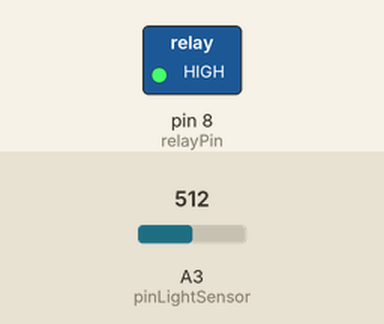
This sketch was run on a simulated Arduino Uno, built with avr-gcc and run on an emulated ATmega328P. Parts: switched loads named in the sketch (green lamp = pin HIGH). Inputs (shaded band) come from the test bench; at power-on: A3 (pinLightSensor) = 512.

Above: at 1.2 s.
1.3 s: A3 (pinLightSensor) set to 413
2.8 s: A3 (pinLightSensor) set to 391
At 4.0 s:
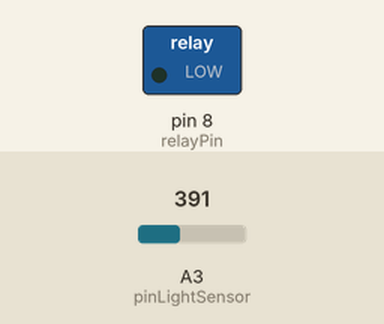
4.3 s: A3 (pinLightSensor) set to 410
At 5.5 s:
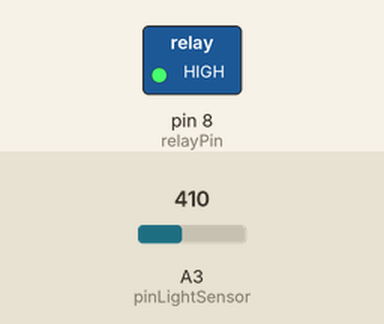
5.8 s: A3 (pinLightSensor) set to 390
At 6.5 s:
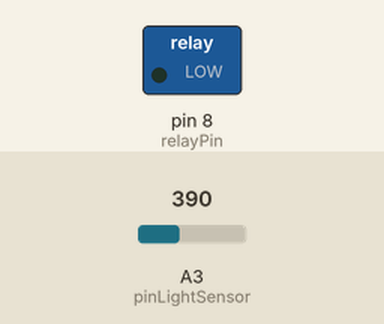
Timing chart, 0 to 8.3 s (numbered marks = the images above; inputs shaded):
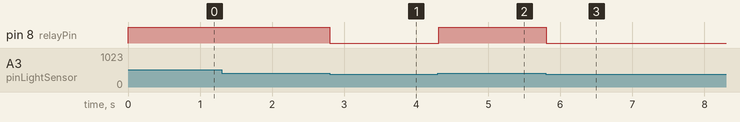

The sketch:

relayTest.ino
```cpp
// This program tests the Grove relay with a Grove Light Sensor
// If the light sensor reading is above the threshold, the relay is turned ON(closed)
// If the light sensor reading is below the threshold, the relay is turned OFF(opened)

// Define the pins to which the sensor and relay are attached.
const int pinLightSensor = A3;
const int relayPin =  8;

// Defines the light-sensor threshold value( we obtained this value while testing the light sensor)
int thresholdvalue = 400;

void setup()
{
    // Configure the relay's pin for output signals.
    pinMode(relayPin, OUTPUT);
}

void loop()
{
    // Read the value of the light sensor.
    int sensorValue = analogRead(pinLightSensor);

    // Activate the realy if the sensor value is above threshold
    if (sensorValue > thresholdvalue)
    {
        digitalWrite(relayPin, HIGH);
    }
    else
    {
        digitalWrite(relayPin, LOW);
    }
    delay(10);
}
```

Measured:
- the behaviour switches between 401 and 400 on A3 (pinLightSensor) (found by bisection; images 0 and 1)
- after the input at 1.3 s, every drawn part: stays the same
- after the input at 2.8 s, pin 8 (relayPin): HIGH → LOW at once
- after the input at 4.3 s, pin 8 (relayPin): LOW → HIGH at once
- after the input at 5.8 s, pin 8 (relayPin): HIGH → LOW at once
